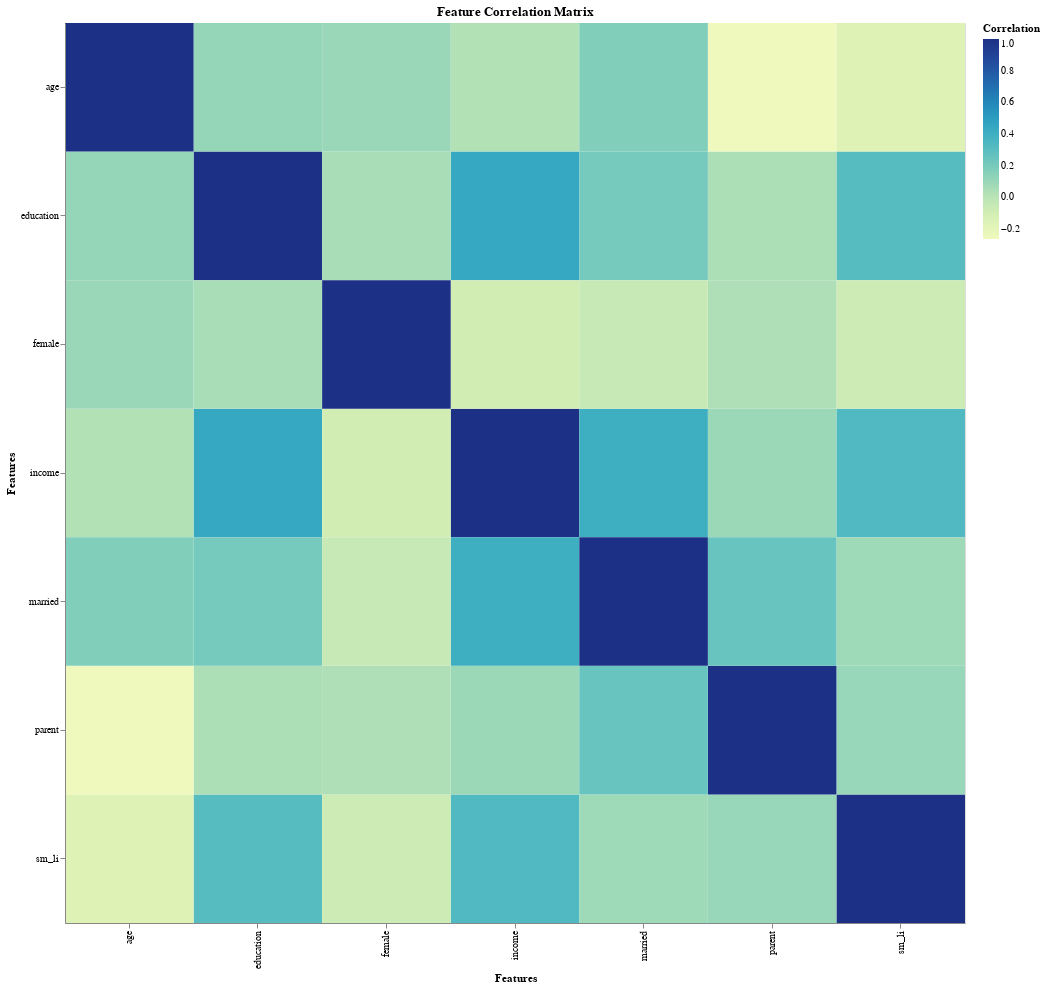

The notebook cell this image was saved under:
### Code cell
import altair as alt

# Create correlation matrix
corr_matrix = ss.corr()

# Convert to long format for Altair
corr_data = corr_matrix.stack().reset_index()
corr_data.columns = ['Feature1', 'Feature2', 'Correlation']

# Create heatmap
fig_corr = alt.Chart(corr_data).mark_rect().encode(
    x=alt.X('Feature1:N', title='Features'),
    y=alt.Y('Feature2:N', title='Features'),
    color=alt.Color('Correlation:Q'),
    tooltip=['Feature1', 'Feature2', alt.Tooltip('Correlation:Q', format='.2f')]
).properties(
    width=900,
    height=900,
    title='Feature Correlation Matrix'
)
fig_corr

### Figure 1 — Vega-Lite specification as saved in the notebook (floating-point values rounded to 4 significant figures)
{"config": {"view": {"continuousWidth": 300, "continuousHeight": 300}}, "data": {"name": "data-8384a2d5dfbd28a890c9fbb6f78dc080"}, "mark": {"type": "rect"}, "encoding": {"color": {"field": "Correlation", "type": "quantitative"}, "tooltip": [{"field": "Feature1", "type": "nominal"}, {"field": "Feature2", "type": "nominal"}, {"field": "Correlation", "format": ".2f", "type": "quantitative"}], "x": {"field": "Feature1", "title": "Features", "type": "nominal"}, "y": {"field": "Feature2", "title": "Features", "type": "nominal"}}, "height": 900, "title": "Feature Correlation Matrix", "width": 900, "$schema": "https://vega.github.io/schema/vega-lite/v5.20.1.json", "datasets": {"data-8384a2d5dfbd28a890c9fbb6f78dc080": [{"Feature1": "sm_li", "Feature2": "sm_li", "Correlation": 1.0}, {"Feature1": "sm_li", "Feature2": "income", "Correlation": 0.3297}, {"Feature1": "sm_li", "Feature2": "education", "Correlation": 0.3101}, {"Feature1": "sm_li", "Feature2": "parent", "Correlation": 0.1025}, {"Feature1": "sm_li", "Feature2": "married", "Correlation": 0.08423}, {"Feature1": "sm_li", "Feature2": "female", "Correlation": -0.07619}, {"Feature1": "sm_li", "Feature2": "age", "Correlation": -0.1592}, {"Feature1": "income", "Feature2": "sm_li", "Correlation": 0.3297}, {"Feature1": "income", "Feature2": "income", "Correlation": 1.0}, {"Feature1": "income", "Feature2": "education", "Correlation": 0.4388}, {"Feature1": "income", "Feature2": "parent", "Correlation": 0.09355}, {"Feature1": "income", "Feature2": "married", "Correlation": 0.4024}, {"Feature1": "income", "Feature2": "female", "Correlation": -0.0982}, {"Feature1": "income", "Feature2": "age", "Correlation": 0.02239}, {"Feature1": "education", "Feature2": "sm_li", "Correlation": 0.3101}, {"Feature1": "education", "Feature2": "income", "Correlation": 0.4388}, {"Feature1": "education", "Feature2": "education", "Correlation": 1.0}, {"Feature1": "education", "Feature2": "parent", "Correlation": 0.03735}, {"Feature1": "education", "Feature2": "married", "Correlation": 0.2067}, {"Feature1": "education", "Feature2": "female", "Correlation": 0.05271}, {"Feature1": "education", "Feature2": "age", "Correlation": 0.1117}, {"Feature1": "parent", "Feature2": "sm_li", "Correlation": 0.1025}, {"Feature1": "parent", "Feature2": "income", "Correlation": 0.09355}, {"Feature1": "parent", "Feature2": "education", "Correlation": 0.03735}, {"Feature1": "parent", "Feature2": "parent", "Correlation": 1.0}, {"Feature1": "parent", "Feature2": "married", "Correlation": 0.2469}, {"Feature1": "parent", "Feature2": "female", "Correlation": 0.03409}, {"Feature1": "parent", "Feature2": "age", "Correlation": -0.2631}, {"Feature1": "married", "Feature2": "sm_li", "Correlation": 0.08423}, {"Feature1": "married", "Feature2": "income", "Correlation": 0.4024}, {"Feature1": "married", "Feature2": "education", "Correlation": 0.2067}, {"Feature1": "married", "Feature2": "parent", "Correlation": 0.2469}, {"Feature1": "married", "Feature2": "married", "Correlation": 1.0}, {"Feature1": "married", "Feature2": "female", "Correlation": -0.05047}, {"Feature1": "married", "Feature2": "age", "Correlation": 0.1728}, {"Feature1": "female", "Feature2": "sm_li", "Correlation": -0.07619}, {"Feature1": "female", "Feature2": "income", "Correlation": -0.0982}, {"Feature1": "female", "Feature2": "education", "Correlation": 0.05271}, {"Feature1": "female", "Feature2": "parent", "Correlation": 0.03409}, {"Feature1": "female", "Feature2": "married", "Correlation": -0.05047}, {"Feature1": "female", "Feature2": "female", "Correlation": 1.0}, {"Feature1": "female", "Feature2": "age", "Correlation": 0.097}, {"Feature1": "age", "Feature2": "sm_li", "Correlation": -0.1592}, {"Feature1": "age", "Feature2": "income", "Correlation": 0.02239}, {"Feature1": "age", "Feature2": "education", "Correlation": 0.1117}, {"Feature1": "age", "Feature2": "parent", "Correlation": -0.2631}, {"Feature1": "age", "Feature2": "married", "Correlation": 0.1728}, {"Feature1": "age", "Feature2": "female", "Correlation": 0.097}, {"Feature1": "age", "Feature2": "age", "Correlation": 1.0}]}}
